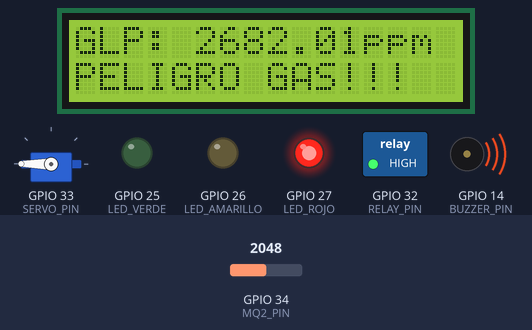
Recording of a sketch running on a simulated ESP32. Shown: servo, 16×2 character LCD, switched loads named in the sketch (green lamp = pin HIGH), output pins drawn as LEDs (lit = HIGH), buzzer (waves = sounding, pin HIGH). Inputs (shaded band) come from the test bench; at power-on: GPIO 34 (MQ2_PIN) = 2048. WiFi joins after 1.5 s; servers stay silent unless stated; uploads are accepted with an empty reply; the local clock reads 2024-03-15 10:24:30 at power-on unless the sketch sets it.

Above: at 2.7 s.
2.8 s: GPIO 34 (MQ2_PIN) set to 2229
At 4.4 s:
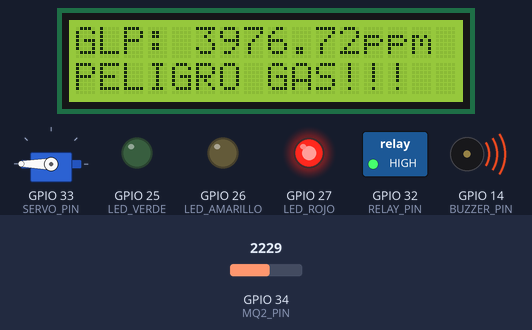
5.1 s: GPIO 34 (MQ2_PIN) set to 2348
At 6.4 s:
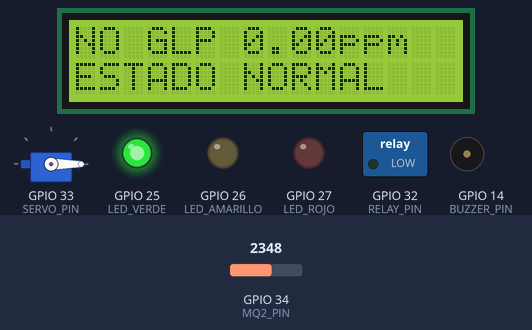
7.2 s: GPIO 34 (MQ2_PIN) set to 2047
At 8.01 s:
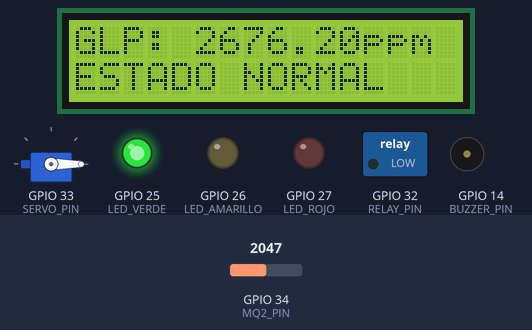
9.6 s: GPIO 34 (MQ2_PIN) set to 2866
At 9.97 s:
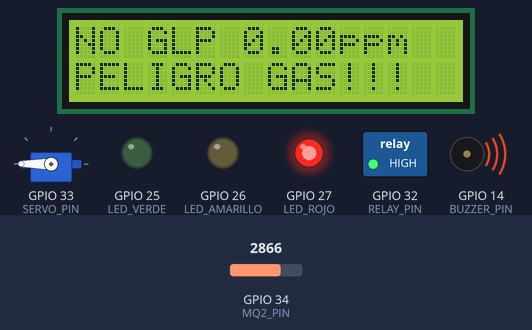
Timing chart, 0 to 12.5 s (numbered marks = the images above; inputs shaded):
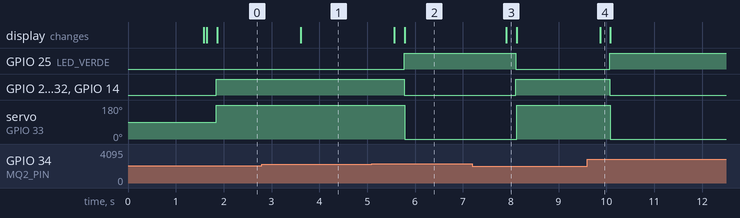

Measured:
- the behaviour switches between 2275 and 2276 on GPIO 34 (MQ2_PIN) (found by bisection; images 1 and 2)
- after the input at 2.8 s, the display: changes after 0.81 s (image 1)
- after the input at 5.1 s, GPIO 25 (LED_VERDE): LOW → HIGH after 0.67 s; GPIO 27 (LED_ROJO), GPIO 32 (RELAY_PIN), GPIO 14 (BUZZER_PIN): HIGH → LOW after 0.67 s; servo on GPIO 33 (SERVO_PIN): 180° → 0° after 0.68 s; the display: first changes after 0.47 s (image 2 shows a later state)
- after the input at 7.2 s, GPIO 25 (LED_VERDE): HIGH → LOW after 0.91 s; GPIO 27 (LED_ROJO), GPIO 32 (RELAY_PIN), GPIO 14 (BUZZER_PIN): LOW → HIGH after 0.91 s; servo on GPIO 33 (SERVO_PIN): 0° → 180° after 0.92 s; the display: changes after 0.71 s (image 3)
- after the input at 9.6 s, GPIO 25 (LED_VERDE): LOW → HIGH after 0.47 s; GPIO 27 (LED_ROJO), GPIO 32 (RELAY_PIN), GPIO 14 (BUZZER_PIN): HIGH → LOW after 0.47 s; servo on GPIO 33 (SERVO_PIN): 180° → 0° after 0.48 s; the display: changes after 0.27 s (image 4)

The sketch:

proFInal.ino
```cpp
#include <WiFi.h>
#include <HTTPClient.h>
#include <Wire.h>
#include <LiquidCrystal_I2C.h>
#include <ESP32Servo.h>
#include <ArduinoJson.h>
#include <time.h>

// -------------------- WiFi --------------------
#define WIFI_SSID "Hola"
#define WIFI_PASSWORD "hola1235"

// -------------------- Backend -----------------
#define DATA_URL    "http://3.145.133.233:3000/api/air-data"
#define CONTROL_URL "http://3.145.133.233:3000/api/air-control"

// -------------------- Pines -------------------
#define MQ2_PIN 34
#define LED_VERDE 25
#define LED_AMARILLO 26
#define LED_ROJO 27
#define BUZZER_PIN 14
#define RELAY_PIN 32
#define SERVO_PIN 33

// -------------------- Umbrales GLP (ppm) ------
#define NORMAL_MAX 120
#define PELIGRO_MIN 300

// -------------------- MQ-2 --------------------
#define RL 5.0      // kΩ
#define R0 10.0     // kΩ (valor base)

// -------------------- Objetos -----------------
LiquidCrystal_I2C lcd(0x27, 16, 2);
Servo servoVentana;

// -------------------- NTP ---------------------
#define NTP_SERVER "pool.ntp.org"
#define GMT_OFFSET_SEC -18000

// -------------------- Estados -----------------
enum EstadoSistema { NORMAL, ALERTA, PELIGRO };
EstadoSistema estadoActual = NORMAL;

bool modoManual = false;
int mq2Value = 0;
float glpPPM = 0;
bool esGLP = false;

// -------------------- Hora --------------------
String obtenerFechaHora() {
  struct tm timeinfo;
  if (!getLocalTime(&timeinfo)) return "SIN_HORA";
  char buffer[25];
  strftime(buffer, sizeof(buffer), "%Y-%m-%d %H:%M:%S", &timeinfo);
  return String(buffer);
}

// ================== MQ-2 FUNCIONES ==================
// Calcula la resistencia Rs del sensor MQ-2 a partir del valor ADC.
// Esta resistencia es necesaria para calcular la relación Rs/R0,
// usada para estimar la concentración de gas.
float calcularRs(int adc) {
  if (adc <= 0) adc = 1;
  return RL * (4095.0 - adc) / adc;
}
// Determina si el gas detectado corresponde a GLP
// usando el rango típico de la relación Rs/R0 según el datasheet.
// Retorna true si el gas es probable GLP.
bool discriminarGLP(float ratio) {
  return (ratio >= 0.4 && ratio <= 2.2);
}

//// Calcula la concentración de GLP en ppm usando la curva
// característica del sensor MQ-2 obtenida del datasheet.
float calcularGLPppm(float ratio) {
  return 574.25 * pow(ratio, -2.222);
}

// ================== BACKEND ==================

void enviarEstado(String estadoSistema) {
  if (WiFi.status() != WL_CONNECTED) return;

  HTTPClient http;
  http.begin(DATA_URL);
  http.addHeader("Content-Type", "application/json");

  String estadoAlarma = (estadoSistema == "PELIGRO") ? "ON" : "OFF";
  String estadoVentana = (estadoSistema == "NORMAL") ? "CERRADA" :
                         (estadoSistema == "ALERTA") ? "MEDIA" : "ABIERTA";

  String jsonData =
    "{"
      "\"fecha_hora\":\"" + obtenerFechaHora() + "\","
      "\"habitacion\":\"Cocina\","
"\"sensores\":{"
  "\"nivel_gas\":" + String(glpPPM) + ","
  "\"mq2\":" + String(mq2Value) +
"},"
      "\"controles\":{"
        "\"estado_sistema\":\"" + estadoSistema + "\","
        "\"estado_alarma\":\"" + estadoAlarma + "\","
        "\"estado_ventana\":\"" + estadoVentana + "\""
      "}"
    "}";

  http.POST(jsonData);
  http.end();
}

//controles de la aplicación

void leerControles() {
  if (WiFi.status() != WL_CONNECTED) return;

  HTTPClient http;
  http.begin(CONTROL_URL);
  if (http.GET() != 200) {
    http.end();
    return;
  }
// Lee los controles enviados desde la aplicación móvil o web.
// Permite controlar manualmente ventana, ventilador y alarma.
// El modo manual se ignora si el sistema está en estado PELIGRO.
  StaticJsonDocument<256> doc;
  deserializeJson(doc, http.getString());
  http.end();

  modoManual = doc["modo_manual"];
  if (!modoManual || estadoActual == PELIGRO) return;

  String ventana = doc["ventana"];
  if (ventana == "ABIERTA") servoVentana.write(180);
  else if (ventana == "MEDIA") servoVentana.write(60);
  else servoVentana.write(0);

  digitalWrite(RELAY_PIN, doc["ventilador"] == "ON" ? HIGH : LOW);
  digitalWrite(BUZZER_PIN, doc["alarma"] == "ON" ? HIGH : LOW);
}

// definicion de estados

void estadoNormal() {
  digitalWrite(LED_VERDE, HIGH);
  digitalWrite(LED_AMARILLO, LOW);
  digitalWrite(LED_ROJO, LOW);
  digitalWrite(BUZZER_PIN, LOW);
  digitalWrite(RELAY_PIN, LOW);
  servoVentana.write(0);
}

void estadoAlerta() {
  digitalWrite(LED_VERDE, LOW);
  digitalWrite(LED_AMARILLO, HIGH);
  digitalWrite(LED_ROJO, LOW);
  digitalWrite(RELAY_PIN, HIGH);
  servoVentana.write(60);
}

void estadoPeligro() {
  digitalWrite(LED_VERDE, LOW);
  digitalWrite(LED_AMARILLO, LOW);
  digitalWrite(LED_ROJO, HIGH);
  digitalWrite(BUZZER_PIN, HIGH);
  digitalWrite(RELAY_PIN, HIGH);
  servoVentana.write(180);
}

void ledsNormal() {
  digitalWrite(LED_VERDE, HIGH);
  digitalWrite(LED_AMARILLO, LOW);
  digitalWrite(LED_ROJO, LOW);
}

void ledsAlerta() {
  digitalWrite(LED_VERDE, LOW);
  digitalWrite(LED_AMARILLO, HIGH);
  digitalWrite(LED_ROJO, LOW);
}

// ================== SETUP ==================

void setup() {
  Serial.begin(115200);

  pinMode(LED_VERDE, OUTPUT);
  pinMode(LED_AMARILLO, OUTPUT);
  pinMode(LED_ROJO, OUTPUT);
  pinMode(BUZZER_PIN, OUTPUT);
  pinMode(RELAY_PIN, OUTPUT);

  servoVentana.attach(SERVO_PIN);

  Wire.begin(21, 22);
  lcd.init();
  lcd.backlight();
  lcd.print("Iniciando...");

  WiFi.begin(WIFI_SSID, WIFI_PASSWORD);
  while (WiFi.status() != WL_CONNECTED) delay(300);

  configTime(GMT_OFFSET_SEC, 0, NTP_SERVER);
  lcd.clear();
}


// ================== LOOP ==================

void loop() {

  int suma = 0;
  for (int i = 0; i < 10; i++) {
    suma += analogRead(MQ2_PIN);
    delay(5);
  }
  mq2Value = suma / 10;

  float Rs = calcularRs(mq2Value);
  float ratio = Rs / R0;

  esGLP = discriminarGLP(ratio);

  if (esGLP) {
    glpPPM = calcularGLPppm(ratio);
  } else {
    glpPPM = 0;
  }

  lcd.setCursor(0, 0);
  lcd.print(esGLP ? "GLP: " : "NO GLP ");
  lcd.print(glpPPM);
  lcd.print("ppm ");

  if (!esGLP || glpPPM < NORMAL_MAX) estadoActual = NORMAL;
  else if (glpPPM < PELIGRO_MIN) estadoActual = ALERTA;
  else estadoActual = PELIGRO;

  leerControles();

  if (estadoActual == PELIGRO) {
    estadoPeligro();
    lcd.setCursor(0, 1);
    lcd.print("PELIGRO GAS!!! ");
  }
  else if (modoManual) {
    if (estadoActual == NORMAL) ledsNormal();
    else ledsAlerta();
    lcd.setCursor(0, 1);
    lcd.print("MODO MANUAL   ");
  }
  else {
    if (estadoActual == NORMAL) {
      estadoNormal();
      lcd.setCursor(0, 1);
      lcd.print("ESTADO NORMAL ");
    } else {
      estadoAlerta();
      lcd.setCursor(0, 1);
      lcd.print("ESTADO ALERTA ");
    }
  }

  // Solo enviar datos si realmente es GLP
  if (esGLP) {
    enviarEstado(
      estadoActual == NORMAL ? "NORMAL" :
      estadoActual == ALERTA ? "ALERTA" : "PELIGRO"
    );
  }

  delay(500);
}
```
